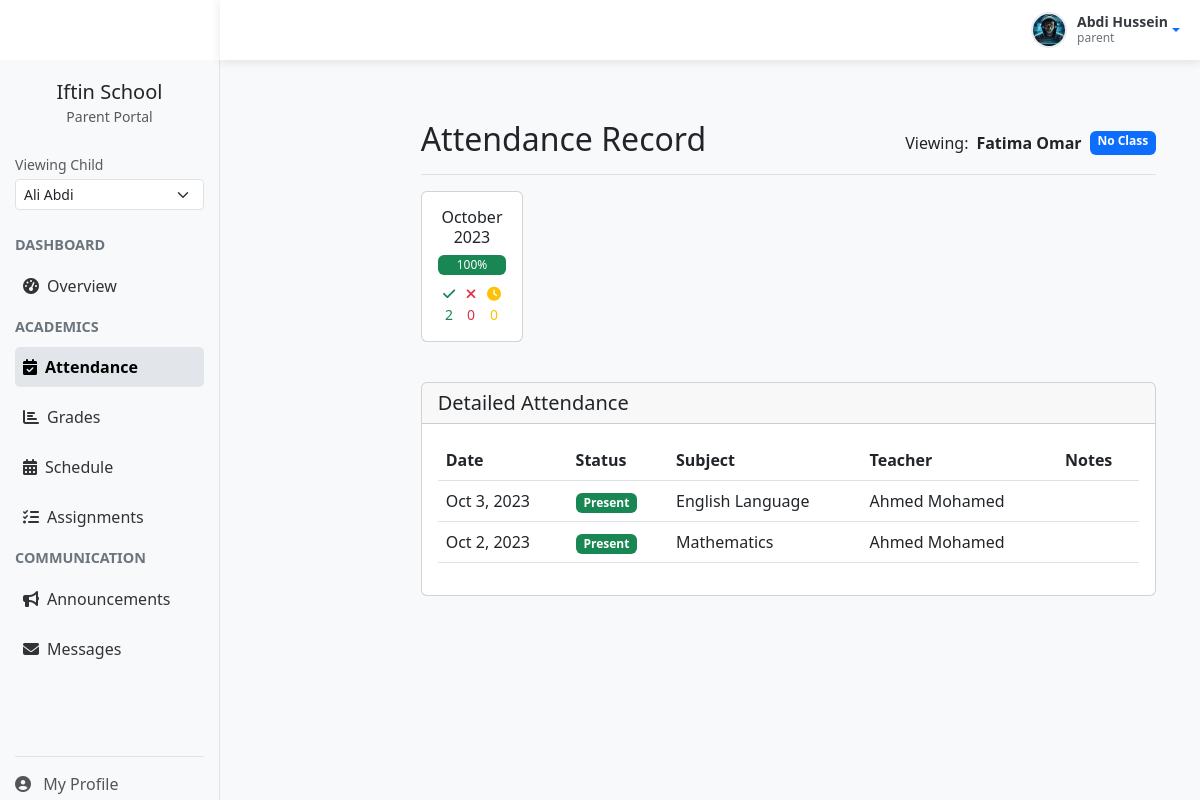
/parent/parent_attendance.php?child_id=1 (signed in), run on the app's committed database.
### tables this page shows
CREATE TABLE users (
  user_id INT AUTO_INCREMENT PRIMARY KEY,
  username VARCHAR(50) UNIQUE NOT NULL,
  password_hash VARCHAR(255) NOT NULL,
  email VARCHAR(100) UNIQUE NOT NULL,
  first_name VARCHAR(50) NOT NULL,
  last_name VARCHAR(50) NOT NULL,
  role ENUM('manager', 'teacher', 'student', 'parent') NOT NULL,
  phone VARCHAR(20),
  address TEXT,
  created_at TIMESTAMP DEFAULT CURRENT_TIMESTAMP,
  last_login TIMESTAMP NULL,
  is_active BOOLEAN DEFAULT TRUE,
  INDEX idx_role (role),
  INDEX idx_active (is_active)
);

CREATE TABLE attendance (
  attendance_id INT AUTO_INCREMENT PRIMARY KEY,
  student_id INT NOT NULL,
  class_id INT NOT NULL,
  class_subject_id INT,
  date DATE NOT NULL,
  status ENUM('present', 'absent', 'late', 'excused') NOT NULL,
  recorded_by INT NOT NULL,
  notes TEXT,
  FOREIGN KEY (student_id) REFERENCES students(student_id) ON DELETE CASCADE,
  FOREIGN KEY (class_id) REFERENCES classes(class_id),
  FOREIGN KEY (class_subject_id) REFERENCES class_subjects(id),
  FOREIGN KEY (recorded_by) REFERENCES users(user_id),
  UNIQUE KEY (student_id, class_id, date),
  INDEX idx_date (date),
  INDEX idx_status (status)
);

CREATE TABLE subjects (
  subject_id INT AUTO_INCREMENT PRIMARY KEY,
  subject_name VARCHAR(50) NOT NULL,
  subject_code VARCHAR(20) UNIQUE NOT NULL,
  description TEXT,
  is_core BOOLEAN DEFAULT FALSE,
  INDEX idx_code (subject_code)
);

### parent/parent_attendance.php (the view, shortened to what this page needs)
<?php
require_once __DIR__ . '/../config/session.php';
require_once __DIR__ . '/../config/database.php';
$stmt = $db->prepare("
    SELECT s.student_id, u.first_name, u.last_name, c.class_name
    FROM parent_student ps
    JOIN students s ON ps.student_id = s.student_id
    JOIN users u ON s.user_id = u.user_id
    LEFT JOIN classes c ON s.current_class_id = c.class_id
    WHERE ps.parent_id = (SELECT parent_id FROM parents WHERE user_id = ?)
    AND s.student_id = ?
");
$stmt->execute([$session->get('user_id'), $_GET['child_id']]);
$child = $stmt->fetch();
$stmt = $db->prepare("
    SELECT a.date, a.status, a.notes,
           s.subject_name,
           CONCAT(u.first_name, ' ', u.last_name) as teacher_name
    FROM attendance a
    LEFT JOIN class_subjects cs ON a.class_subject_id = cs.id
    LEFT JOIN subjects s ON cs.subject_id = s.subject_id
    LEFT JOIN users u ON a.recorded_by = u.user_id
    WHERE a.student_id = ?
    ORDER BY a.date DESC
");
$stmt->execute([$child['student_id']]);
$attendance = $stmt->fetchAll();
$stmt = $db->prepare("
    SELECT
        DATE_FORMAT(date, '%Y-%m') as month,
        COUNT(CASE WHEN status = 'present' THEN 1 END) as present,
        COUNT(CASE WHEN status = 'absent' THEN 1 END) as absent,
        COUNT(CASE WHEN status = 'late' THEN 1 END) as late,
        COUNT(CASE WHEN status = 'excused' THEN 1 END) as excused,
        COUNT(*) as total
    FROM attendance
    WHERE student_id = ?
    GROUP BY DATE_FORMAT(date, '%Y-%m')
    ORDER BY month DESC
    LIMIT 6
");
$stmt->execute([$child['student_id']]);
$monthlySummary = $stmt->fetchAll();
?>
<!DOCTYPE html>
<html lang="en">
<head>
    <link href="https://cdn.jsdelivr.net/npm/bootstrap@5.3.0/dist/css/bootstrap.min.css" rel="stylesheet">
    <link href="https://cdnjs.cloudflare.com/ajax/libs/font-awesome/6.4.0/css/all.min.css" rel="stylesheet">
    <link href="../assets/css/sidebar.css" rel="stylesheet">
</head>
<body>
    <?php include './navbar.php'; ?>
    <?php include './sidebar.php'; ?>
    <div class="main-content-parent">
        <div class="container-fluid">
            <div class="row">
                <main class="col-md-9 ms-sm-auto col-lg-10 px-md-4 py-4">
                    <div
                        class="d-flex justify-content-between flex-wrap flex-md-nowrap align-items-center pt-3 pb-2 mb-3 border-bottom">
                        <h2>Attendance Record</h2>
                        <div class="btn-toolbar mb-2 mb-md-0">
                            <span class="me-2">Viewing:</span>
                            <strong><?= htmlspecialchars($child['first_name'] . ' ' . $child['last_name']) ?></strong>
                            <span
                                class="badge bg-primary ms-2"><?= htmlspecialchars($child['class_name'] ?? 'No Class') ?></span>
                        </div>
                    </div>
                    <div class="row mb-4">
                        <?php foreach ($monthlySummary as $month):
                            $monthName = date("F Y", strtotime($month['month'] . '-01'));
                            $presentPercent = $month['total'] > 0 ? round(($month['present'] / $month['total']) * 100) : 0;
                            ?>
                            <div class="col-md-4 col-lg-2 mb-3">
                                <div class="card month-card h-100">
                                    <div class="card-body text-center">
                                        <h6 class="card-title"><?= $monthName ?></h6>
                                        <div class="progress mb-2" style="height: 20px;">
                                            <div class="progress-bar bg-success" role="progressbar"
                                                style="width: <?= $presentPercent ?>%"
                                                aria-valuenow="<?= $presentPercent ?>" aria-valuemin="0"
                                                aria-valuemax="100">
                                                <?= $presentPercent ?>%
                                            </div>
                                        </div>
                                        <div class="d-flex justify-content-around small">
                                            <span class="text-success">
                                                <i class="fas fa-check"></i> <?= $month['present'] ?>
                                            </span>
                                            <span class="text-danger">
                                                <i class="fas fa-times"></i> <?= $month['absent'] ?>
                                            </span>
                                            <span class="text-warning">
                                                <i class="fas fa-clock"></i> <?= $month['late'] ?>
                                            </span>
                                        </div>
                                    </div>
                                </div>
                            </div>
                        <?php endforeach; ?>
                    </div>
                    <div class="card">
                        <div class="card-header">
                            <h5 class="mb-0">Detailed Attendance</h5>
                        </div>
                        <div class="card-body">
                            <?php if (empty($attendance)): ?>
                                <div class="alert alert-info">No attendance records found</div>
                            <?php else: ?>
                                <div class="table-responsive">
                                    <table class="table table-hover attendance-table">
                                        <thead>
                                            <tr>
                                                <th>Date</th>
                                                <th>Status</th>
                                                <th>Subject</th>
                                                <th>Teacher</th>
                                                <th>Notes</th>
                                            </tr>
                                        </thead>
                                        <tbody>
                                            <?php foreach ($attendance as $record): ?>
                                                <tr>
                                                    <td><?= date("M j, Y", strtotime($record['date'])) ?></td>
                                                    <td>
                                                        <?php
                                                        $badgeClass = '';
                                                        if ($record['status'] === 'present')
                                                            $badgeClass = 'bg-success';
                                                        ?>
                                                        <span class="badge <?= $badgeClass ?> status-badge">
                                                            <?= ucfirst($record['status']) ?>
                                                        </span>
                                                    </td>
                                                    <td><?= htmlspecialchars($record['subject_name'] ?? 'General') ?></td>
                                                    <td><?= htmlspecialchars($record['teacher_name'] ?? 'System') ?></td>
                                                    <td><?= htmlspecialchars($record['notes'] ?? '') ?></td>
                                                </tr>
                                            <?php endforeach; ?>
                                        </tbody>
                                    </table>
                                </div>
                            <?php endif; ?>
                        </div>
                    </div>
                </main>
            </div>
        </div>
    </div>
</body>
</html>

### assets/css/sidebar.css (style rules this page uses)
.main-content-parent { margin-top: 60px; margin-left: 220px; padding: 20px; min-height: calc(100vh - 60px); background-color: #f8f9fa; }

### parent/parent_attendance.php (style rules this page uses)
.status-badge { padding: 0.35em 0.65em; font-size: 0.75em; }
.attendance-table th { white-space: nowrap; }
.month-card { transition: all 0.2s; }

### data on the page
users: first_name+last_name "Fatima Omar"
attendance: date "Oct 3, 2023", status "Present", subjects.subject_name "English Language", teacher_name "Ahmed Mohamed"
attendance: date "Oct 2, 2023", status "Present", subjects.subject_name "Mathematics", teacher_name "Ahmed Mohamed"

### other printed values
$_SESSION['user_name'] "Abdi Hussein"
$_SESSION['user_role'] "parent"
$child['class_name'] "No Class"
$monthName "October 2023"
$presentPercent "100"
$month['present'] "2"
$month['absent'] "0"
$month['late'] "0"
form field value "Ali Abdi"
